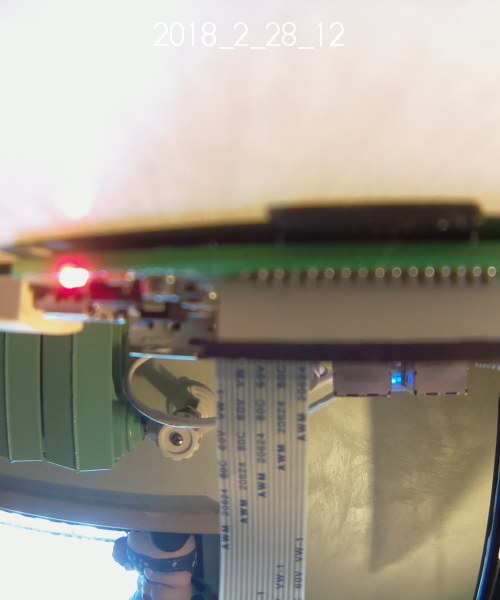
#> input picture slave/Trap/2018_2_28_12.jpg, 500 x 600 px, given in place of 2026_11_20_19.jpg, which was not available
$ python -i image_process.py   (imports and definitions only)
#> lines starting #> are read from the running program, lines starting #| are printed output that depends on the picture; pictures that were not available may be replaced by others from this repository, and a replacement may not be noted
### slave/send_data.py
import pycurl
from urllib import urlencode
import time

def send_dongle(propr,dato):
	i = 0
	while i == 0:
		c = pycurl.Curl()
		per = 'localhost:9600/apiomesh/send'
		c.setopt(c.URL, per)
		post_data = {'device':'11','property':propr,'value':dato}
		postfields = urlencode(post_data)
		c.setopt(c.POSTFIELDS, postfields)

		try:
			c.perform()
			print(" ---> Send Succesful!")
			i = 1
		except pycurl.error:
			print("ERROR!!!")
			print(dato)
			print(" ******* RESEND THE STRING ******")
			i = 0
			print("-+-+-+-+-+-+- A few minutes waiting to reset the dongle -+-+-+-+-+-+-+")
			print("---")
			time.sleep(10)
			print("---------")
			time.sleep(15)
			print("-------------------")
			time.sleep(15)
			print("------------------------------------")
			time.sleep(20)
			print("\/\/\/\/\/\/\/\/\ ONE MINUTE \/\/\/\/\/\/\/")
			time.sleep(20)
			print("------------------------------------------------")
			time.sleep(20)
			print("-----------------------------------------------------------")
			time.sleep(20)
			print("----------- RESEND NOW ------> -----> --->")
			time.sleep(2)

		c.close()


### slave/date_hour.py
import datetime

i = datetime.datetime.now()

def date_hour_now():
    data_day = "%s_%s_%s_%s"%(i.year,i.month,i.day,i.hour)
    return data_day

def hour_now():
    return "%s_%s_%s_%s" %(i.hour)

def date_now():
    return "%s_%s_%s_%s" %(i.year,i.month,i.day)

### slave/image_frag.py
import base64
import date_hour
import send_data
import time

#Fragment the image
def fragment(image):
	send_data.send_dongle("codice",1)
	#image = 'Risultati/result_2018_2_25_13.jpg'
#------------- ENCODE BASE 64 -----------
	image_64 = base64.encodestring(open(image,"rb").read())
	print(image_64)
	print(len(image_64)) #Lenght string in base64
	num = len(image_64) #Numero caratteri composti dall'immagine
	#num = 1000
	dec = 0 #Contatore per pacchettidi stringhe
	nuova_stringa = ""
#---LOOP TO SEND WITH DONGLE APIO----
	for n in range(0,num):
		print(n)
		time.sleep(0.25)
		if n > 0:
			dec = dec+70
			n = dec
			if n > num:
				break
			else:
				print(n)
				m = n+70
				if m > num:
					print("m>num")
					m = num
					nuova_stringa = image_64[n:m].replace("/","_")
					nuova_stringa = nuova_stringa.replace("\n","")
					nuova_stringa = nuova_stringa.replace("=",".")
					print(nuova_stringa)
					send_data.send_dongle("image",nuova_stringa)
					#time.sleep(0.05)
				else:
					print("m<num")
					#print(m)
					nuova_stringa = image_64[n:m].replace("/","_")
					nuova_stringa = nuova_stringa.replace("\n","")
					nuova_stringa = nuova_stringa.replace("=",".")
					print(nuova_stringa)
					send_data.send_dongle("image",nuova_stringa)
					#time.sleep(0.05)
		else:
			print("n=0")
			print(n)
			m = n+70
			#print(m)
			nuova_stringa = image_64[n:m].replace("/","_")
			nuova_stringa = nuova_stringa.replace("\n","")
			nuova_stringa = nuova_stringa.replace("=",".")
			print(nuova_stringa)
			send_data.send_dongle("image",nuova_stringa)
			#time.sleep(0.05)


	print("------- Fragment Complete! ------")
	send_data.send_dongle("image","0")
	time.sleep(0.05)
	send_data.send_dongle("onoff","1")
	time.sleep(0.05)
	send_data.send_dongle("onoff","0")

### slave/image_process.py
#Funzioni per elaorazioni immagini.
#Pietro Rignanese 2017
#--------------------------------FliesFree-----------------------------

import cv2 as cv
import date_hour
import numpy as np
from matplotlib import pyplot as plt
import send_data as dongle
import time
import image_frag

  #Funzione per visualizzare lo scatto su schermo
def visual_photo():
    print("Visualizzazione scatto")
    img = cv.imread('Trap/%s.jpg' %date_hour.date_hour_now())
    cv.imshow('Scatto', img)
    cv.waitKey(0)

  #Funzione per cercare mosche nella foto scattata
def flies_search():
    print("Ricerca mosche in corso...")
    img_rgb = cv.imread('Trap/%s.jpg' %date_hour.date_hour_now())
#> img_rgb is the input picture: shape (600, 500, 3); mean B, G, R 142.4, 154.9, 161.6
    img_gray = cv.cvtColor(img_rgb, cv.COLOR_BGR2GRAY)
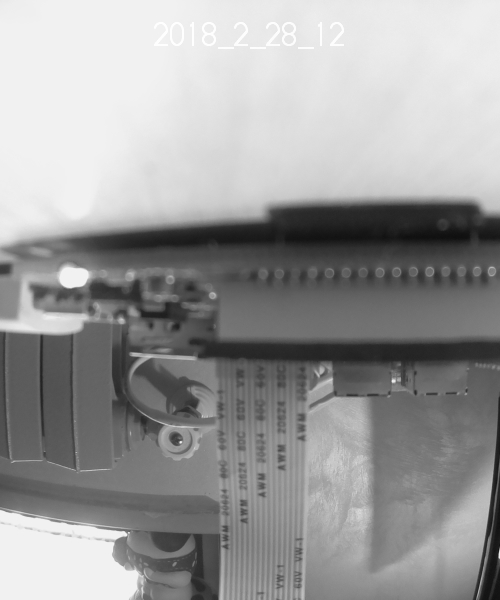
#> img_gray: shape (600, 500); min 15, max 255, mean 155.5
    template1 = cv.imread('Flies/mosca1.jpg',0)
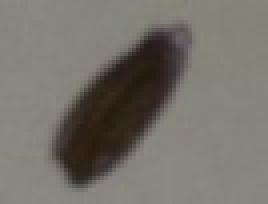
#> input picture slave/Flies/mosca1.jpg, 67 x 51 px (shown 4 times larger)
#> template1: shape (51, 67); min 27, max 138, mean 114.2
    template2 = cv.imread('Flies/mosca2.jpg',0)
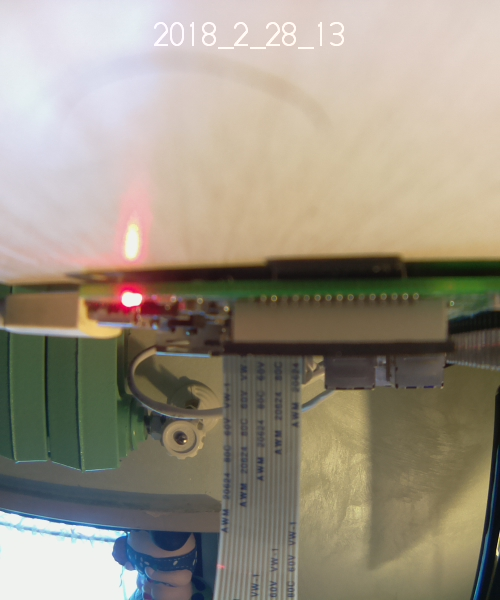
#> input picture slave/Trap/2018_2_28_13.jpg, 500 x 600 px, given in place of mosca2.jpg, which was not available
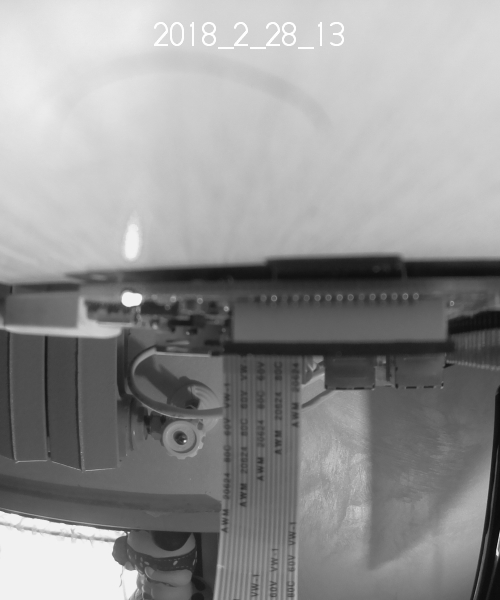
#> template2: shape (600, 500); min 8, max 255, mean 147.3
    w, h = template1.shape[::-1]
#> w = 67; h = 51
    w2, h2 = template2.shape[::-1]
#> w2 = 500; h2 = 600
    #----------Il confronto avviene su due immagini campioni----------
    res1 = cv.matchTemplate(img_gray,template1,cv.TM_CCOEFF_NORMED)
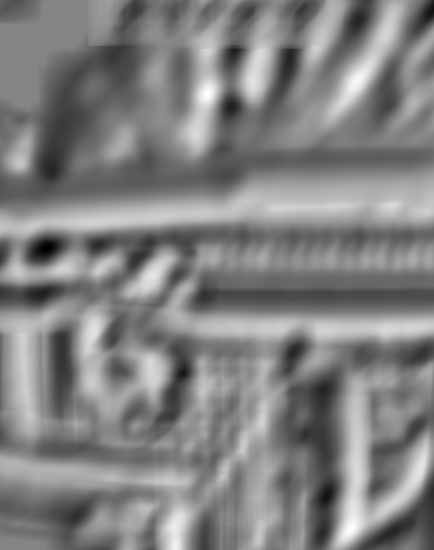
#> res1: shape (550, 434) float32; min -0.574, max 0.533, mean -0.0108; drawn with min black and max white
    res2 = cv.matchTemplate(img_gray,template2,cv.TM_CCOEFF_NORMED)
#> res2 = [0.78]
    threshold = 0.8
    loc = np.where( res1 >= threshold)#Matrice di immagine
#> loc = (empty array, empty array)
    loc2 = np.where( res2 >= threshold)#Matrice di immagine
#> loc2 = (empty array, empty array)

    num_mosche = 0 #numero delle mosche trovate
    num_cicli = 0 #numero di cicli
    conf = 0 #Variabile di confronto per poter contare i numero di rettangoli

    #Vengono evidenziate le zone dove sono state riscontrate delle mosche
    for pt in zip(*loc[::-1]):
   #------Algortitmo conteggio mosche-------
        if num_cicli == 0:
            conf = pt[0]
            num_cicli = num_cicli + 1
            num_mosche = num_mosche + 1
        else:
            num_cicli = num_cicli + 1
            if (conf-30)<pt[0] and (conf+30)>pt[0]:
                conf = pt[0]
            else:
                num_mosche = num_mosche + 1
                conf = pt[0]

   #-----------------------------------------
        cv.rectangle(img_rgb, pt, (pt[0] + w, pt[1] + h), (0,0,255), 1)
#> this loop made 0 passes
#> after the loop, num_cicli = 0; num_mosche = 0

    num_cicli = 0 #Riposto a zero i numero di cicli per ricominciare la conta

    for pt2 in zip(*loc2[::-1]):
    #------Algortitmo conteggio mosche-------
        if num_cicli == 0:
            conf = pt2[0]
            num_cicli = num_cicli + 1
            num_mosche = num_mosche + 1
        else:
            num_cicli = num_cicli + 1
            if (conf-30)<pt2[0] and (conf+30)>pt2[0]:
                conf = pt2[0]
            else:
                num_mosche = num_mosche + 1
                conf = pt2[0]

   #-----------------------------------------
        cv.rectangle(img_rgb, pt2, (pt2[0] + w2, pt2[1] + h2), (0,0,255), 1)
#> after the loop, num_cicli = 0; num_mosche = 0

    #Viene salvata l'immagine con le relative mosche evidenziate
    url_photo = "Results/result_%s.jpg"%date_hour.date_hour_now()
    cv.imwrite(url_photo,img_rgb)
    print("Search complete!")
    print("Flies:")
    print(num_mosche)
#| 0
    dongle.send_dongle("image","0")
#> (the call stopped at in send_dongle, `c = pycurl.Curl()`: pycurl is not available in this run)
    time.sleep(0.2)
    dongle.send_dongle("onoff", 0)
#> (the call stopped at in send_dongle, `c = pycurl.Curl()`: pycurl is not available in this run)
    time.sleep(0.2)
    dongle.send_dongle("flies",num_mosche)
#> (the call stopped at in send_dongle, `c = pycurl.Curl()`: pycurl is not available in this run)
    num_mosche = 0 #Riposrto a zero il numero delle mosche per una conta futura
    image_frag.fragment(url_photo)
#> (the call stopped at in send_dongle, `c = pycurl.Curl()`: pycurl is not available in this run)

#> (the run stopped early here; a loop or call above may not have finished)
